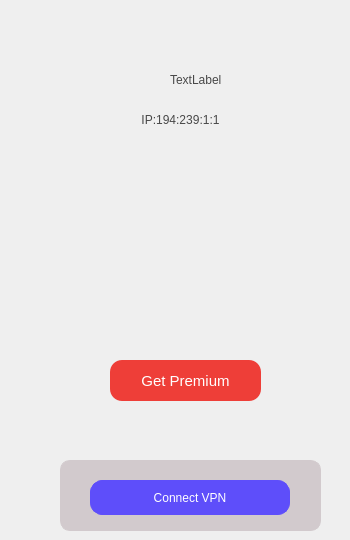
    <widget class="QWidget" name="page_3">
     <widget class="QToolButton" name="toolButtonUpgrade">
      <property name="geometry">
       <rect>
        <x>110</x>
        <y>360</y>
        <width>151</width>
        <height>41</height>
       </rect>
      </property>
      <property name="font">
       <font>
        <pointsize>11</pointsize>
       </font>
      </property>
      <property name="cursor">
       <cursorShape>PointingHandCursor</cursorShape>
      </property>
      <property name="mouseTracking">
       <bool>true</bool>
      </property>
      <property name="styleSheet">
       <string notr="true"> background-color:#EE3E38;border-radius:12px;color:rgb(255, 255, 255);</string>
      </property>
      <property name="text">
       <string>Get Premium</string>
      </property>
     </widget>
     <widget class="QPushButton" name="btnConnect_4">
      <property name="enabled">
       <bool>true</bool>
      </property>
      <property name="geometry">
       <rect>
        <x>60</x>
        <y>460</y>
        <width>261</width>
        <height>71</height>
       </rect>
      </property>
      <property name="styleSheet">
       <string notr="true">background-color:#d2cacd;
border:1px solid #d2cacd;
border-radius: 10px;
</string>
      </property>
      <property name="text">
       <string/>
      </property>
     </widget>
     <widget class="QLabel" name="label_2">
      <property name="geometry">
       <rect>
        <x>110</x>
        <y>210</y>
        <width>151</width>
        <height>91</height>
       </rect>
      </property>
      <property name="styleSheet">
       <string notr="true"/>
      </property>
      <property name="text">
       <string/>
      </property>
      <property name="pixmap">
       <pixmap resource="assets.qrc">:/logo/resources/redFinalLogo.png</pixmap>
      </property>
      <property name="scaledContents">
       <bool>true</bool>
      </property>
     </widget>
     <widget class="QWidget" name="widget_3" native="true">
      <property name="geometry">
       <rect>
        <x>20</x>
        <y>30</y>
        <width>321</width>
        <height>131</height>
       </rect>
      </property>
      <property name="styleSheet">
       <string notr="true"/>
      </property>
      <widget class="QLabel" name="label_22">
       <property name="geometry">
        <rect>
         <x>120</x>
         <y>40</y>
         <width>21</width>
         <height>21</height>
        </rect>
       </property>
       <property name="text">
        <string/>
       </property>
       <property name="pixmap">
        <pixmap resource="assets.qrc">:/resources/location icon.png</pixmap>
       </property>
       <property name="scaledContents">
        <bool>true</bool>
       </property>
      </widget>
      <widget class="QLabel" name="lbldefultip">
       <property name="geometry">
        <rect>
         <x>0</x>
         <y>80</y>
         <width>321</width>
         <height>20</height>
        </rect>
       </property>
       <property name="styleSheet">
        <string notr="true">color:rgb(72,72,72);</string>
       </property>
       <property name="text">
        <string>IP:194:239:1:1</string>
       </property>
       <property name="alignment">
        <set>Qt::AlignCenter</set>
       </property>
      </widget>
      <widget class="QLabel" name="lbldefultCountry">
       <property name="geometry">
        <rect>
         <x>150</x>
         <y>40</y>
         <width>161</width>
         <height>20</height>
        </rect>
       </property>
       <property name="styleSheet">
        <string notr="true">color:rgb(72,72,72);</string>
       </property>
       <property name="text">
        <string>TextLabel</string>
       </property>
      </widget>
     </widget>
     <widget class="QPushButton" name="btnConnect">
      <property name="geometry">
       <rect>
        <x>90</x>
        <y>480</y>
        <width>200</width>
        <height>35</height>
       </rect>
      </property>
      <property name="cursor">
       <cursorShape>PointingHandCursor</cursorShape>
      </property>
      <property name="styleSheet">
       <string notr="true">QPushButton{
	qproperty-icon: url(:/logo/resources/power button.png);
	qproperty-iconSize: 20px 20px;
	text-align:center;
	color:rgb(255, 255, 255);
	background-color:#5E4EFA;
	border:1px solid #5E4EFA;
	border-radius:12px;

}</string>
      </property>
      <property name="text">
       <string>Connect VPN</string>
      </property>
     </widget>
    </widget>
